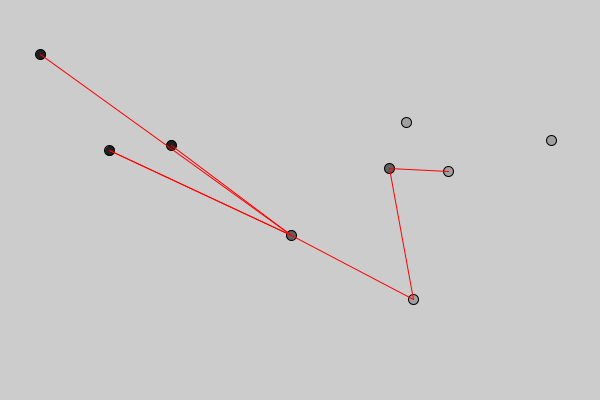
Frame 1 (no input)
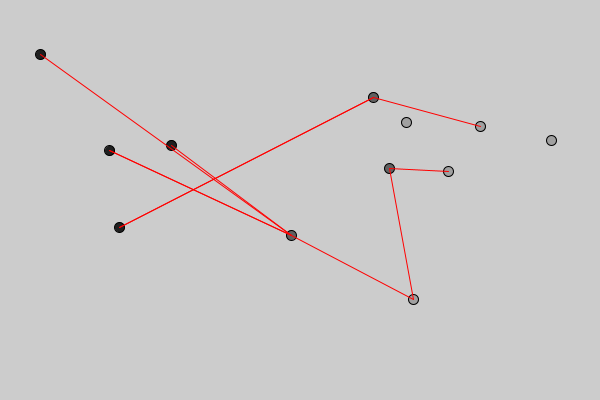
Frame 2 (the mouse pressed at the canvas centre, redrawn once)

The Processing sketch that drew these frames (run headless with seeded random() and noise(); the mouse was pressed at the canvas centre and the sketch redrawn once):

// Processing sketch: lifelifelifelifelife
// ── lifelifelifelifelife.pde
final int OP_TIME = 0;
final int OP_XPOS = 1;
final int OP_YPOS = 2;

final int OP_ADD = 3;
final int OP_SUB = 4;
final int OP_MLT = 5;
final int OP_DIV = 6;
final int OP_MOD = 7;
final int OP_SIN = 8;
final int OP_COS = 9;
final int OP_TAN = 10;
final int OP_CST = 11;

final int OP_MAX = 11;

class Node {
  float output;
  int operation;
  int type;
  float x,y;

  Node(int type) {
    this.type = type;
    operation = (int)random(OP_TIME, OP_MAX + 1);

    if (operation == OP_CST) {
      output = random(-1, 1);
    }
    
    x = random(0, width / 3) + ((width / 3) * type);
    y = random(height / 8, height - (height / 8));
  }
}

class Connection {
  Node from, to;
  float weight;
  Connection(Node from, Node to) {
    this.from = from;
    this.to = to;
    weight = random(0.01, 1);
  }
}

void drawList(ArrayList<Node> list) {
  for (int n = 0; n < list.size(); n += 1) {
    Node node = list.get(n);
    stroke(0);
    fill(32 + (64 * node.type));
    ellipse(node.x, node.y, 10,10);
    
  }
  
}

class Brain {

  ArrayList<Node> input = new ArrayList<Node>();
  ArrayList<Node> brain = new ArrayList<Node>();
  ArrayList<Node> output = new ArrayList<Node>();

  ArrayList<Connection> cons = new ArrayList<Connection>();
  
  void draw() {
    drawList(input);
    drawList(brain);
    drawList(output);
    
    for (int c = 0; c < cons.size(); c += 1) {
      Connection con = cons.get(c);
      stroke(255,0,0);
      line(con.from.x, con.from.y, con.to.x, con.to.y);
      
      
    }
    
    
  }

  Brain () {
    int numInput = (int)random(1, 5);
    int numBrain = (int)random(1, 5);
    int numOut = (int)random(1, 5);
    for (int n = 0; n < numInput; n += 1) {
      input.add(new Node(0));
    }

    for (int n = 0; n < numBrain; n += 1) {
      brain.add(new Node(1));
    }

    for (int n = 0; n < numOut; n += 1) {
      output.add(new Node(2));
    }

    for (int n = 0; n < input.size(); n += 1) {
      Node in = input.get(n);
      int numCons = (int) random(1, 3);
      for (int nc = 0; nc < numCons; nc += 1) {
        int idx = (int)random(0, brain.size() - 1);
        cons.add(new Connection(in, brain.get(idx)));
      }
    }

    for (int n = 0; n < brain.size(); n += 1) {
      Node in = brain.get(n);
      int numCons = (int) random(-3, 3);
      if (numCons <= 0) continue;
      for (int nc = 0; nc < numCons; nc += 1) {
        int idx = (int)random(0, brain.size() - 1);
        cons.add(new Connection(in, brain.get(idx)));
      }
    }

    for (int n = 0; n < brain.size(); n += 1) {
      Node in = brain.get(n);
      int numCons = (int) random(1, 3);
      if (numCons <= 0) continue;
      for (int nc = 0; nc < numCons; nc += 1) {
        int idx = (int)random(0, output.size() - 1);
        cons.add(new Connection(in, output.get(idx)));
      }
    }
  }
}

class Lifeform {
  Brain brain;
  Lifeform() {
    brain = new Brain();
  }
}

void setup() {
  size(600,400);
  noLoop();
}

void draw() {
  Lifeform life = new Lifeform();
  life.brain.draw();
}
